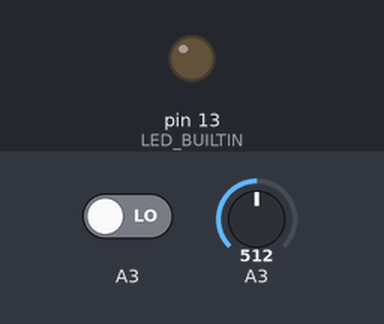
Bench run of a sketch on a simulated Arduino Uno, built with avr-gcc and run on an emulated ATmega328P. On the bench: output pins drawn as LEDs (lit = HIGH). The test bench sets the inputs (shaded band); at power-on: A3 LOW, A3 = 512.

Above: at 1.2 s.
1.3 s: A3 driven HIGH
At 2.5 s:
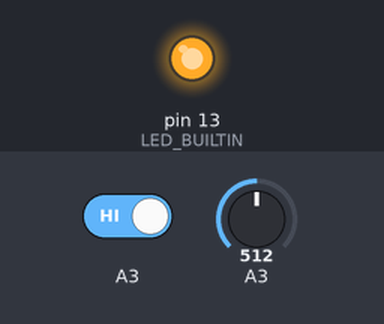
2.8 s: A3 driven LOW
At 3.9 s:
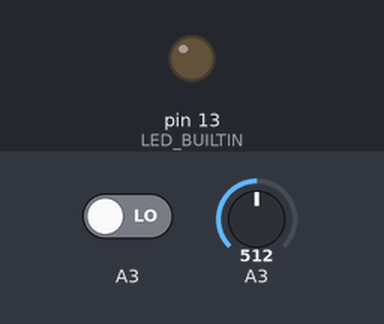
Timing chart, 0 to 5.8 s (numbered marks = the images above; inputs shaded):
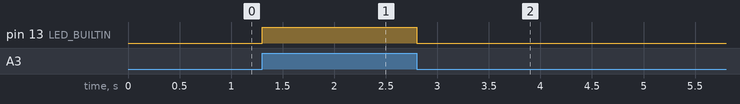

The sketch:

ChargeLightTest.ino
```cpp
void setup() {
  // put your setup code here, to run once:
  pinMode(A3, INPUT);
  pinMode(LED_BUILTIN, OUTPUT);

}


void loop() {
  // put your main code here, to run repeatedly:
  digitalWrite(LED_BUILTIN, digitalRead(A3));
  Serial.println(analogRead(A3));
}
```

Measured:
- after the input at 1.3 s, pin 13 (LED_BUILTIN): LOW → HIGH at once
- after the input at 2.8 s, pin 13 (LED_BUILTIN): HIGH → LOW at once
